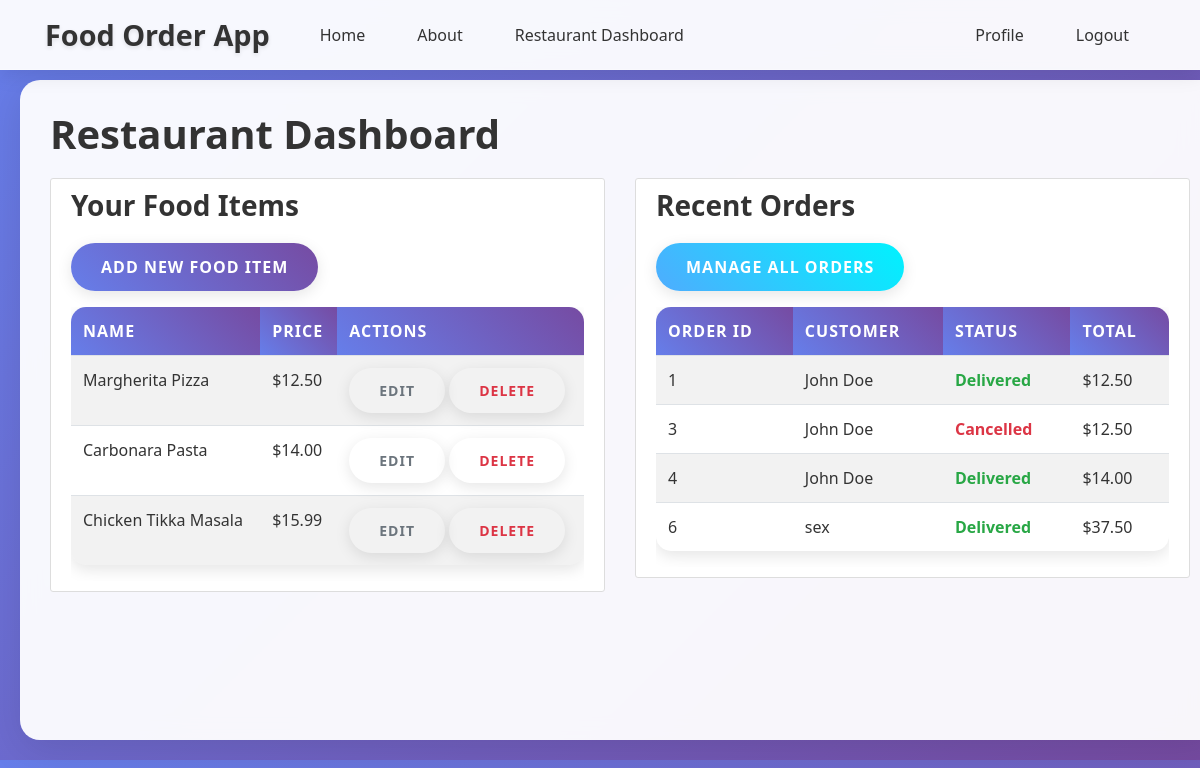
/restaurant/dashboard (signed in), run on an earlier commit of the app's database.
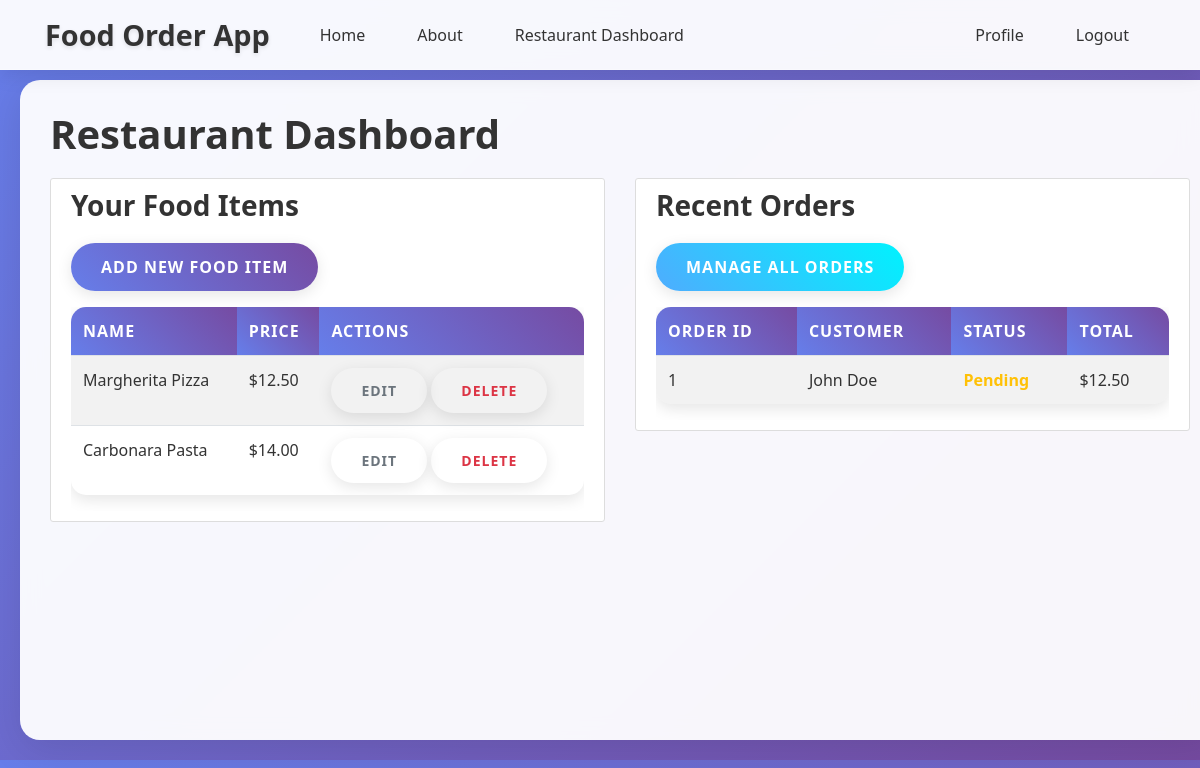
And on a later commit of the database.
### app/models/food_item.py (models this page shows, shortened)
class FoodItem(db.Model):
    __tablename__ = 'food_items'
    id = db.Column(db.Integer, primary_key=True)
    name = db.Column(db.String(100), nullable=False)
    description = db.Column(db.Text, nullable=True)
    price = db.Column(db.Numeric(10, 2), nullable=False)
    image_url = db.Column(db.String(200), nullable=True)
    restaurant_id = db.Column(db.Integer, db.ForeignKey('users.id'), nullable=False)
    created_at = db.Column(db.DateTime, default=datetime.utcnow)
    orders = db.relationship('Order', backref='food_item', lazy=True)

### app/models/order.py (models this page shows, shortened)
class Order(db.Model):
    __tablename__ = 'orders'
    id = db.Column(db.Integer, primary_key=True)
    customer_id = db.Column(db.Integer, db.ForeignKey('users.id'), nullable=False)
    food_item_id = db.Column(db.Integer, db.ForeignKey('food_items.id'), nullable=False)
    restaurant_id = db.Column(db.Integer, db.ForeignKey('users.id'), nullable=False)
    quantity = db.Column(db.Integer, nullable=False)
    total_price = db.Column(db.Numeric(10, 2), nullable=False)
    status = db.Column(db.Enum('pending', 'accepted', 'preparing', 'ready', 'delivered', 'cancelled', name='order_status'), default='pending')
    payment_id = db.Column(db.Integer, db.ForeignKey('payments.id'), nullable=True)
    order_date = db.Column(db.DateTime, default=datetime.utcnow)
    payment = db.relationship("Payment", backref="order", uselist=False, foreign_keys="Order.payment_id")

### app/models/user.py (models this page shows, shortened)
class User(db.Model, UserMixin):
    __tablename__ = 'users'
    id = db.Column(db.Integer, primary_key=True)
    name = db.Column(db.String(100), nullable=False)
    email = db.Column(db.String(120), unique=True, nullable=False)
    phone_number = db.Column(db.String(20), unique=True, nullable=False)
    location = db.Column(db.String(200), nullable=False)
    password = db.Column(db.String(60), nullable=False)
    role = db.Column(db.Enum('admin', 'customer', 'restaurant', name='user_roles'), default='customer')
    status = db.Column(db.Enum('active', 'pending', 'suspended', name='account_status'), default='active')
    food_items = db.relationship('FoodItem', backref='restaurant_owner', lazy=True, foreign_keys='FoodItem.restaurant_id')
    orders_as_customer = db.relationship('Order', backref='customer_user', lazy=True, foreign_keys='Order.customer_id')
    orders_as_restaurant = db.relationship('Order', backref='restaurant_user', lazy=True, foreign_keys='Order.restaurant_id')
    payments_as_customer = db.relationship('Payment', backref='customer_payer', lazy=True, foreign_keys='Payment.customer_id')
    payments_as_restaurant = db.relationship('Payment', backref='restaurant_receiver', lazy=True, foreign_keys='Payment.restaurant_id')

### app/routes/restaurant.py (the view)
@restaurant.route("/dashboard")
@login_required
@restaurant_required
def dashboard():
    food_items = FoodItem.query.filter_by(restaurant_id=current_user.id).all()
    orders = Order.query.filter_by(restaurant_id=current_user.id).all()
    return render_template("restaurant_dashboard.html", food_items=food_items, orders=orders)

### app/templates/restaurant_dashboard.html
{% extends "base.html" %}
{% block content %}
    <h1>Restaurant Dashboard</h1>
    <div class="row">
        <div class="col-md-6">
            <div class="content-section">
                <h3>Your Food Items</h3>
                <a href="{{ url_for('restaurant.add_food_item') }}" class="btn btn-primary mb-3">Add New Food Item</a>
                {% if food_items %}
                    <div class="table-responsive">
                        <table class="table table-striped">
                            <thead>
                                <tr>
                                    <th>Name</th>
                                    <th>Price</th>
                                    <th>Actions</th>
                                </tr>
                            </thead>
                            <tbody>
                                {% for food_item in food_items %}
                                    <tr>
                                        <td>{{ food_item.name }}</td>
                                        <td>${{ food_item.price }}</td>
                                        <td>
                                            <a href="{{ url_for('restaurant.edit_food_item', food_item_id=food_item.id) }}" class="btn btn-sm btn-outline-secondary">Edit</a>
                                            <form method="POST" action="{{ url_for('restaurant.delete_food_item', food_item_id=food_item.id) }}" style="display: inline;">
                                                <button type="submit" class="btn btn-sm btn-outline-danger" onclick="return confirm('Are you sure?')">Delete</button>
                                            </form>
                                        </td>
                                    </tr>
                                {% endfor %}
                            </tbody>
                        </table>
                    </div>
                {% else %}
                    <p>No food items yet. <a href="{{ url_for('restaurant.add_food_item') }}">Add your first food item</a>.</p>
                {% endif %}
            </div>
        </div>
        <div class="col-md-6">
            <div class="content-section">
                <h3>Recent Orders</h3>
                <a href="{{ url_for('restaurant.manage_orders') }}" class="btn btn-info mb-3">Manage All Orders</a>
                {% if orders %}
                    <div class="table-responsive">
                        <table class="table table-striped">
                            <thead>
                                <tr>
                                    <th>Order ID</th>
                                    <th>Customer</th>
                                    <th>Status</th>
                                    <th>Total</th>
                                </tr>
                            </thead>
                            <tbody>
                                {% for order in orders[:5] %}
                                    <tr>
                                        <td>{{ order.id }}</td>
                                        <td>{{ order.customer_user.name }}</td>
                                        <td><span class="order-status {{ order.status }}">{{ order.status.title() }}</span></td>
                                        <td>${{ order.total_price }}</td>
                                    </tr>
                                {% endfor %}
                            </tbody>
                        </table>
                    </div>
                {% else %}
                    <p>No orders yet.</p>
                {% endif %}
            </div>
        </div>
    </div>
{% endblock content %}

### app/templates/base.html (shortened to what this page needs)
<!DOCTYPE html>
<html>
<head>
    <link rel="stylesheet" href="https://cdn.jsdelivr.net/npm/bootstrap@4.0.0/dist/css/bootstrap.min.css">
    <link rel="stylesheet" href="https://cdnjs.cloudflare.com/ajax/libs/font-awesome/5.15.3/css/all.min.css">
    <link rel="stylesheet" type="text/css" href="{{ url_for("static", filename="main.css") }}">
</head>
<body>
    <header class="site-header">
      <nav class="navbar navbar-expand-md navbar-dark bg-steel fixed-top d-none d-md-flex">
        <div class="container">
          <a class="navbar-brand mr-4" href="/">Food Order App</a>
          <div class="collapse navbar-collapse" id="navbarToggle">
            <div class="navbar-nav mr-auto">
              <a class="nav-item nav-link" href="{{ url_for("main.home") }}">Home</a>
              <a class="nav-item nav-link" href="{{ url_for("main.about") }}">About</a>
              {% if current_user.is_authenticated %}
                {% if current_user.role == "admin" %}
                  <a class="nav-item nav-link" href="{{ url_for("admin.dashboard") }}">Admin Dashboard</a>
                {% elif current_user.role == "restaurant" %}
                  <a class="nav-item nav-link" href="{{ url_for("restaurant.dashboard") }}">Restaurant Dashboard</a>
                {% elif current_user.role == "customer" %}
                  <a class="nav-item nav-link" href="{{ url_for("customer.browse") }}">Browse Food</a>
                  <a class="nav-item nav-link" href="{{ url_for("customer.view_cart") }}">Cart</a>
                  <a class="nav-item nav-link" href="{{ url_for("customer.order_history") }}">Order History</a>
                {% endif %}
              {% endif %}
            </div>
            <div class="navbar-nav">
              {% if current_user.is_authenticated %}
                <a class="nav-item nav-link" href="{{ url_for("customer.profile") }}">Profile</a>
                <a class="nav-item nav-link" href="{{ url_for("auth.logout") }}">Logout</a>
              {% else %}
                <a class="nav-item nav-link" href="{{ url_for("auth.login") }}">Login</a>
                <a class="nav-item nav-link" href="{{ url_for("auth.register") }}">Register</a>
              {% endif %}
            </div>
          </div>
        </div>
      </nav>
    </header>
    <main role="main" class="container-fluid">
      <div class="row">
        <div class="col-12">
          {% block content %}{% endblock %}
        </div>
      </div>
    </main>
</body>
</html>

### app/static/main.css (style rules this page uses)
body { background: #fafafa; color: #333333; margin-top: 5rem; }
h1, h2, h3, h4, h5, h6 { color: #444444; }
.bg-steel { background-color: #5f788a; }
.site-header .navbar-nav .nav-link { color: #cbd5db; }
.content-section { background: #ffffff; padding: 10px 20px; border: 1px solid #dddddd; border-radius: 3px; margin-bottom: 20px; }
.order-status { font-weight: bold; }
.order-status.pending { color: #ffc107; }
body { padding-bottom: 70px; }
@media (min-width: 768px) { body { background: linear-gradient(135deg, #667eea 0%, #764ba2 100%); font-family: 'Segoe UI', Tahoma, Geneva, Verdana, sans-serif; padding-bottom: 0; } }
@media (min-width: 768px) { .site-header .navbar { background: rgba(255, 255, 255, 0.95); backdrop-filter: blur(10px); box-shadow: 0 4px 20px rgba(0, 0, 0, 0.1); border-bottom: 1px solid rgba(255, 255, 255, 0.2); } }
@media (min-width: 768px) { .site-header .navbar-brand { font-weight: 700; font-size: 1.8rem; color: #333 !important; text-shadow: 0 2px 4px rgba(0, 0, 0, 0.1); } }
@media (min-width: 768px) { .site-header .navbar-nav .nav-link { color: #333 !important; font-weight: 500; margin: 0 10px; padding: 8px 16px !important; border-radius: 25px; transition: all 0.3s ease; position: relative; } }
@media (min-width: 768px) { .container-fluid { background: rgba(255, 255, 255, 0.95); margin: 20px; border-radius: 20px; box-shadow: 0 10px 40px rgba(0, 0, 0, 0.1); backdrop-filter: blur(10px); min-height: calc(100vh - 140px); } }
@media (min-width: 768px) { .col-12 { padding: 30px; } }
@media (min-width: 768px) { h1, h2, h3, h4, h5, h6 { color: #333; font-weight: 700; margin-bottom: 20px; } }
@media (min-width: 768px) { .btn { border-radius: 25px; padding: 12px 30px; font-weight: 600; text-transform: uppercase; letter-spacing: 1px; transition: all 0.3s ease; border: none; box-shadow: 0 4px 15px rgba(0, 0, 0, 0.1); } }
@media (min-width: 768px) { .btn-primary { background: linear-gradient(45deg, #667eea, #764ba2); color: white; } }
@media (min-width: 768px) { .btn-info { background: linear-gradient(45deg, #4facfe, #00f2fe); } }
@media (min-width: 768px) { .table { border-radius: 15px; overflow: hidden; box-shadow: 0 5px 15px rgba(0, 0, 0, 0.1); } }
@media (min-width: 768px) { .table thead th { background: linear-gradient(45deg, #667eea, #764ba2); color: white; border: none; font-weight: 600; text-transform: uppercase; letter-spacing: 1px; } }
@media (min-width: 768px) { .table tbody tr { transition: all 0.3s ease; } }

What changed in the data, as far as the page shows it:
removed FoodItem: name "Chicken Tikka Masala", price "15.99"
removed Order: id "3", customer_user.name "John Doe", status "Cancelled", total_price "12.50"
removed Order: id "4", customer_user.name "John Doe", status "Delivered", total_price "14.00"
removed Order: id "6", customer_user.name "sex", status "Delivered", total_price "37.50"
changed Order "John Doe": status "Delivered" → "Pending"
